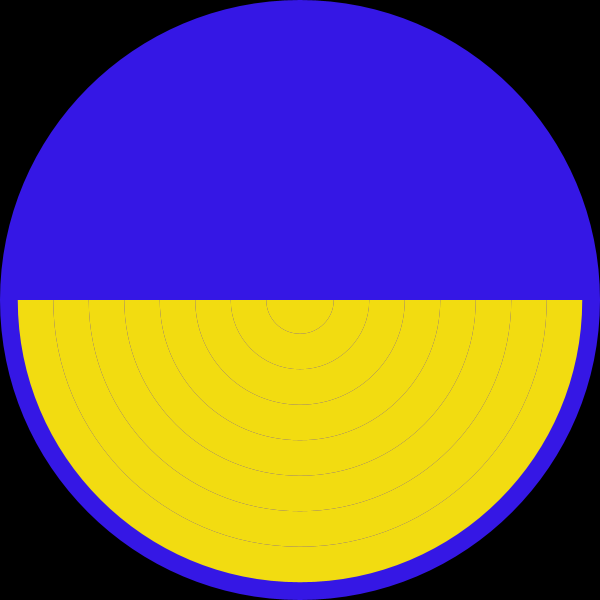
Frame 1 (no input)
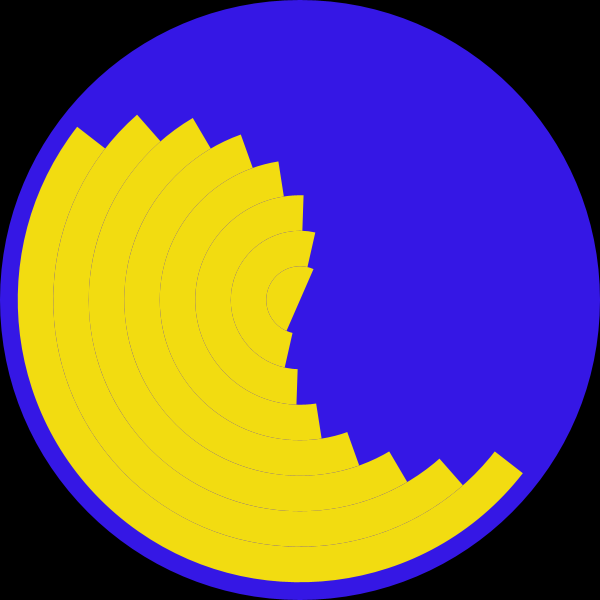
Frame 60 (the mouse pressed at the canvas centre just before this capture)
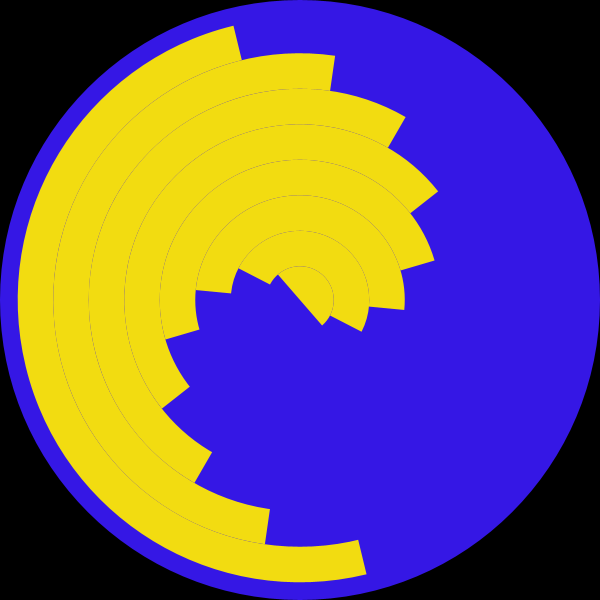
Frame 120 (the mouse held since frame 60 and released just before this capture)

The Processing sketch that drew these frames (run headless with seeded random() and noise(); from frame 60 on, the mouse is pressed at the canvas centre):

// Processing sketch: Main
// ── Main.pde
float aStart = 0;
float aBump = 0;
float thick = 71;
float speed = .8;
color a = color(53, 23, 229);
color b = color(242, 220, 17);

void setup()
{
  size(600, 600);
  smooth();
  noStroke();
}

void draw()
{
  background(0);
  float diam = height;
  float angle = aStart;
  while(diam > 0)
  {
    fill(a);
    ellipse(width / 2, height / 2, diam, diam);
    fill(b);// else fill(a);
    if(diam % 2 == 0)
    {
      arc(width / 2, height / 2, diam / 2, diam / 2, angle, angle + PI);
    }
    else
    {
      arc(width / 2, height / 2, diam, diam, angle, angle + PI);
    }
    if(diam % 2 == 0) diam -= thick / 2; else diam -= thick;
    angle += speed * aBump;
  }
  aStart += speed * .01;
  aBump += speed * .005;
}
